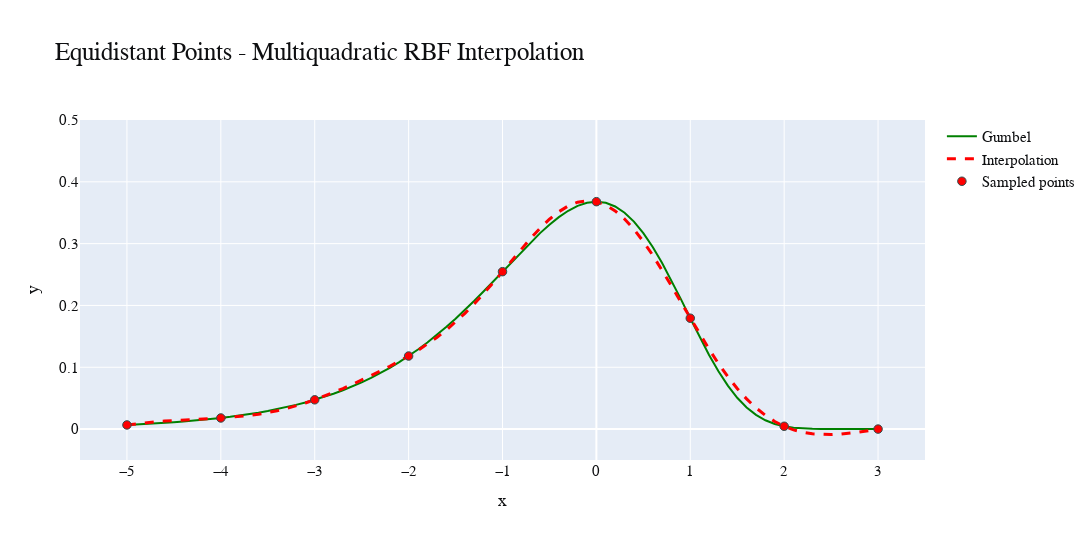
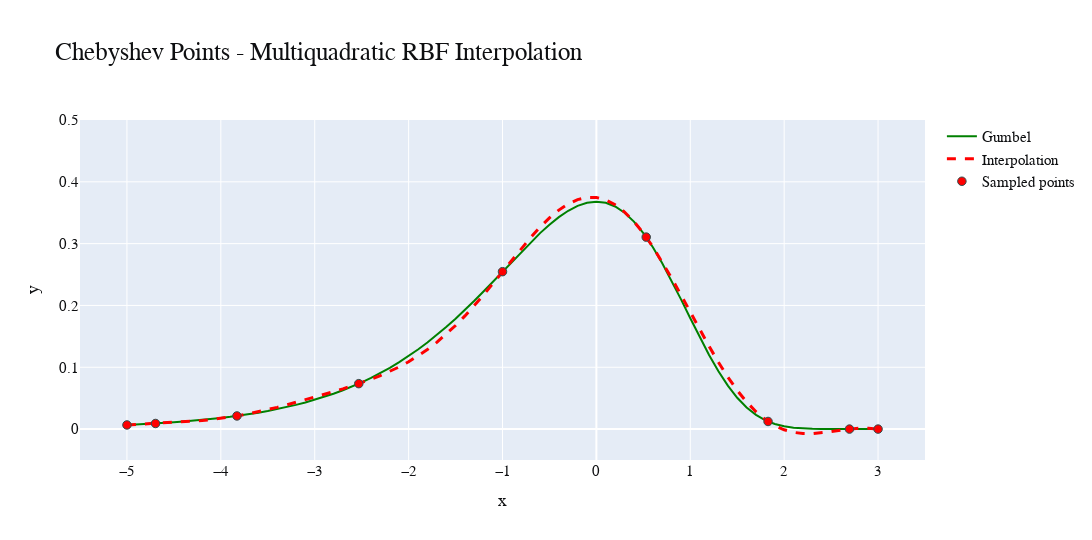

Source (notebook cell) for these figures, in order:
### Markdown cell above
##### Plotting the Interpolation

### Code cell
plot_rbf_interp("Equidistant Points - Multiquadratic RBF Interpolation", equal_x_datapoints, equal_y_datapoints, step_size, start, end, n_points)
plot_rbf_interp("Chebyshev Points - Multiquadratic RBF Interpolation", cheby_x_datapoints, cheby_y_datapoints, step_size, start, end, n_points)
